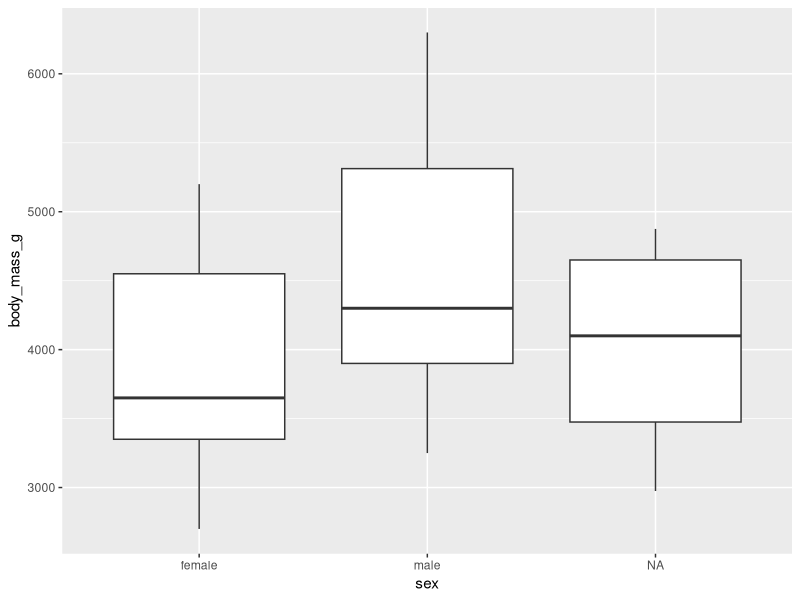
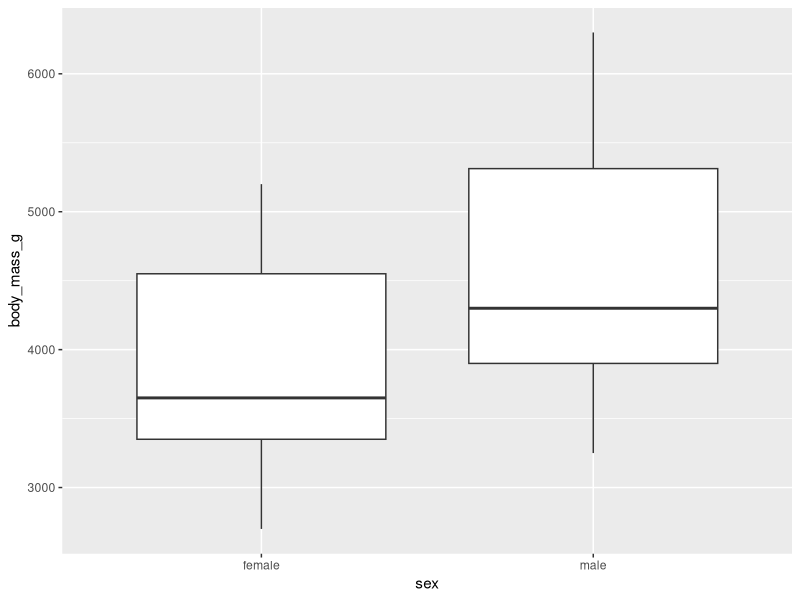
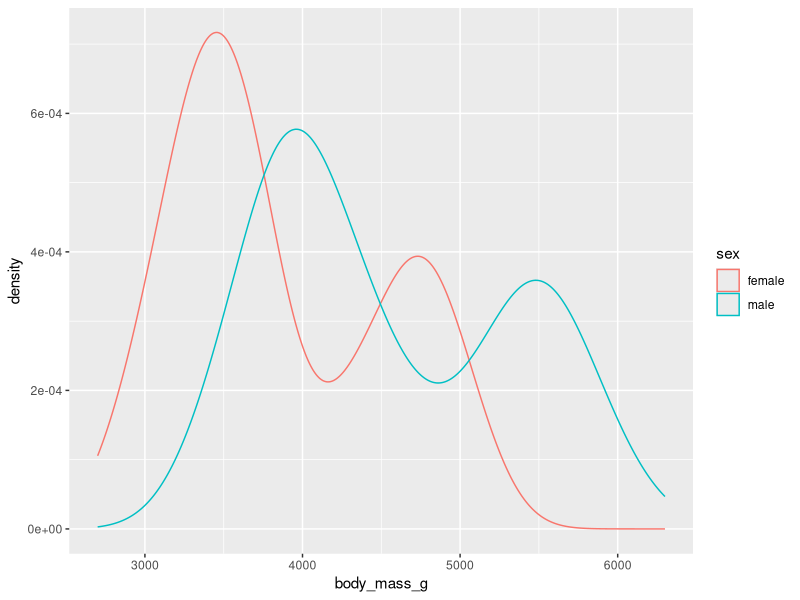
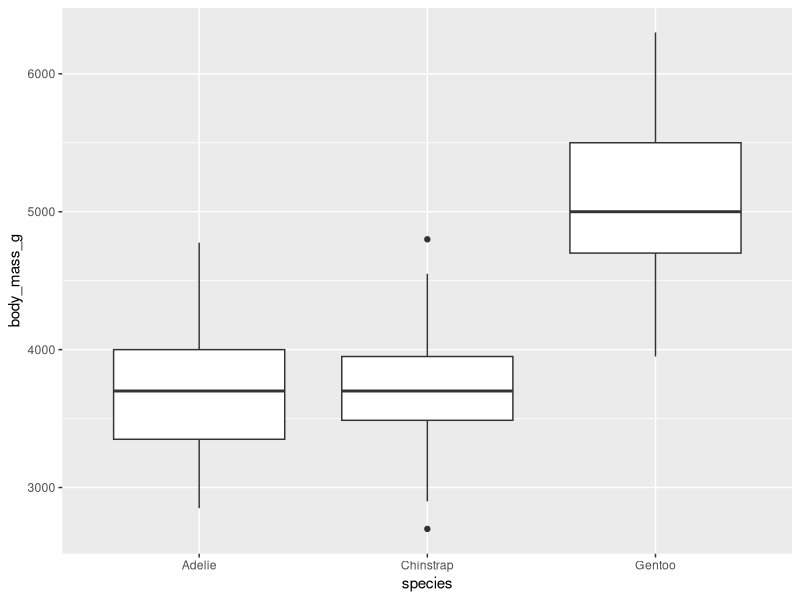
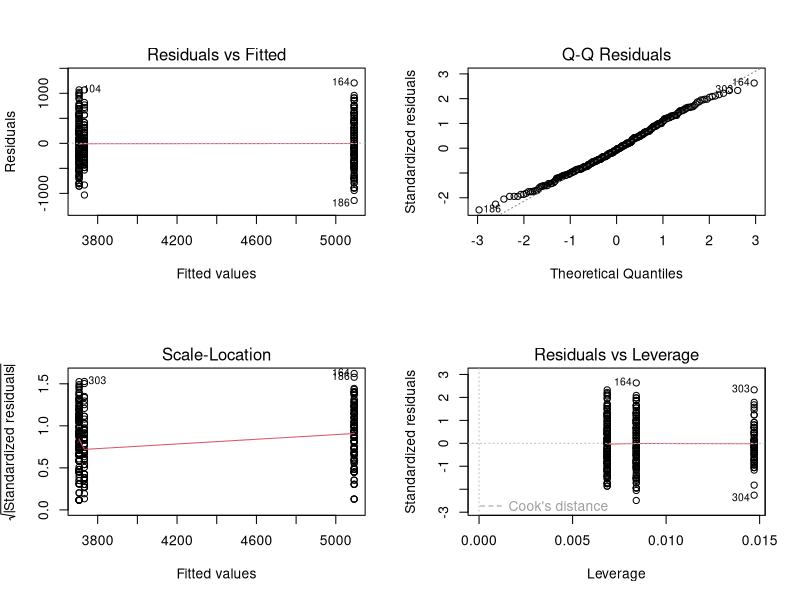

Recreate these plots in R, in order. (Note: this script raises an error after producing the figures.)
# Title: Intro do Stats in R (I)
# Author: Your Name
# Date: 2026-11-19


# Libraries and data ------------------------------------------------------

library(tidyverse)
library(car) # car package holds the Anova function, used for Type II and III anovas
library(rstatix) # for shapiro test and tukey_hsd
library(skimr) #for quick descriptive metrics of a data set
library(palmerpenguins)

df<-penguins


# T-test ------------------------------------------------------------------

# lets compare how male and female penguins compare in body mass. Since we only have two factors for our independent variable and a continuous dependent variable, we can use a t-test.

#Let's take a look at our data

df |> 
  ggplot(aes(x=sex, y=body_mass_g))+
  geom_boxplot()

#It looks like we have some unassigned individuals, so let's remove them for this analysis.

df |> 
  filter(sex != '') |> 
  ggplot(aes(x=sex, y=body_mass_g))+
  geom_boxplot()

# It looks like there is a lot of overlap, but the median values are different. Let's proceed by checking if our data is normally distributed

df |> 
  filter(sex != '') |> 
  ggplot(aes(x=body_mass_g, color=sex))+
  geom_density()

df |> 
  filter(sex != '') |> 
  group_by(sex) |> 
  summarise(shapiro_test(body_mass_g))

#Because we have a bimodal distribution going on, so let's see if we have a large enough sample size to justify a t-test. For skewed data we can try applying a transformation (log10 (), sqrt(), etc.), but this usually does not work for biomdal data. However, the central limit theorem can still apply when the same size is large (n = 30-40).

df |> 
  group_by(sex) |> 
  summarise(n())

#It looks like we do, so we can proceed to looking at variance. Note that we should also compare our t-test results with a non-parametric test as well.
  
# Another test for unequal variance: Levene test, which is robust to departures from normality (F-test good for normal data and only two factors, Bartlett test for two or more factors but still normal data). We can test our model residuals by inputting the formula into the Levene test

df |> 
  levene_test((body_mass_g)~sex)

# Our data is not equal in variance (ugh!). But we are in luck, because we can use the Welch's t-test which is robust to unequal variance. This is also the default t-test for the t.test() function

t.test(data=df, body_mass_g~sex)

#Our p-value is highly significant! We can also see our means for each group do separate nicely. But recall we have a bimodal distribution so we need to dig further into the data and see what underlying factors could be at work

# Anova -------------------------------------------------------------------

#Let's look at our body mass again, but this time let's compare species
#first step is to visualize the data

df |>  
  ggplot(aes(x=species, y=body_mass_g))+
  geom_boxplot()

# Here we can see that body mass is different between species. To test how body mass responds across the three different species, we can use an anova.

#Again, let's look at the number of observations within each variable to ensure our design is balanced. An alternative way to do this is using the package skimr, which includes some additional descriptive data

skim(df)

#Otion I: using the lm() function

model<- lm(data = na.omit(df), body_mass_g~species)

#now pass the model into the anova() function to generate an anova table

anova(model)

#Option II: use the aov() function, which generates a Type I anova

model<- aov(data = na.omit(df), body_mass_g~species)

# now pass the model into the summary() function to generate an anova table
summary(model)

# note that the anova table does not tell use which species are significantly different from each other, only that species are significantly different.

# We can use a post-hoc test to compare each species interaction and see which ones are significantly different from another.

test<-data.frame(tukey_hsd(model))

#Checking model residuals to ensure no deviance from normality

shapiro.test(residuals(model))

par(mfrow = c(2, 2))
plot(model)
par(mfrow = c(1, 1))


#car::qqPlot includes confidence interval for assess outliers, which is an nice additional feature to the above qqplot.

qqPlot(model)

#Lets check if the variance in male and female body masses are equal or not.

df |> 
  levene_test(body_mass_g~species)

# Here we do  have a significant p-value, so this suggests our residual variance is outside acceptable margins. Since we have some outliers and differences in sample sizes, we should address these issues before interpreting our results too closely.


# Anova with two independent variables-------------------------------------------------------------------

#Let's look at our body mass again, but this time let's include species as a second variable.

#first step is to visualize the data

df |> 
  filter(sex != '') |> 
  ggplot(aes(x=sex, y=body_mass_g))+
  geom_boxplot()+
  facet_wrap(~species)

# Here we can see that sex does appear to impact body mass, but species can also. To test how body mass responds to sex across different species, we can use an anova.

#Again, let's look at the number of observations within each variable to ensure our design is balanced.An alternative way to do this is using the package skimr, which includes some additional descriptive data

skim(df)

#Otion I: using the lm() function

model<- lm(data = na.omit(df), body_mass_g~sex*species)

#now pass the model into the anova() function to generate an anova table

anova(model)

#Option II: use the aov() function, which generates a Type I anova

model<- aov(data = na.omit(df), body_mass_g~sex*species)

# now pass the model into the summary() function to generate an anova table
summary(model)

# note that the anova table does not tell use which species are significantly different from each other, only that species are significantly different.

# We can use a post-hoc test to compare each species interaction and see which ones are significantly different from another.

test<-data.frame(tukey_hsd(model))

#Checking model residuals to ensure no deviance from normality

shapiro.test(residuals(model))

par(mfrow = c(2, 2))
plot(model)
par(mfrow = c(1, 1))


#car::qqPlot includes confidence interval for assess outliers, which is an nice additional feature to the above qqplot.

qqPlot(model)

#Lets check if the variance in male and female body masses are equal or not.

df |> 
  levene_test(body_mass_g~sex*species)

# Here we do not have a significant p-value, so this suggests our residual variance is within acceptable margins.


# Regression analysis -----------------------------------------------------

# Let's look at two continuous traits in our penguins and see if they vary across species. Comparison of two coninuous traits is often done with a linear regression (provided you suspect a linear relationship).

# Let's look at the data

ggplot(na.omit(df), aes(x = bill_length_mm, y = body_mass_g, color = species)) +
  geom_point(alpha = 0.7, na.rm = TRUE) +
  geom_smooth(method = "lm", se = TRUE, na.rm = TRUE) +
  labs(
    x = "Bill Length (mm)",
    y = "Body Mass (g)",
    color = "Species"
  )

#there appears to be a linear trend of increasing body mass with increasing bill length, and this trend holds for all species.

# We should also look at the count data and variances as we have before, but let's assume we did and there are not deviations from normality. To run a linear regression, we will use the lm() function again.

#first we will run an interaction effect between bill length and species, which assess the body mass response to bill length as independent for each species.

mod_interaction <- lm(body_mass_g ~ bill_length_mm * species, data = df)
summary(mod_interaction)

#Next we can run an additive model that assumes body mass responds similarly across all species (i.e. the slopes of each regression line are the same) but still allows for the intercepts to differ.

mod_additive <- lm(body_mass_g ~ bill_length_mm + species, data = df)
summary(mod_additive)

# we can compare models to assess whether an additive effect or interaction effect is a better fit. If the p-value is less than 0.05, this indicates that an interaction effect is a better fit.

anova(mod_additive, mod_interaction)

#since the p-value is less than 0.05, we select the interaction model.

# Sometimes we may want to center our independent variable to account for real-world conditions. Below is how we can do that.

df_centered<-df |> 
  mutate(bill_length_mm_centered = bill_length_mm - mean(bill_length_mm, na.rm = TRUE))

mod_interaction <- lm(body_mass_g ~ bill_length_mm_centered * species, data = df_centered)
summary(mod_interaction)

mod_additive <- lm(body_mass_g ~ bill_length_mm_centered + species, data = df_centered)
summary(mod_additive)

anova(mod_additive, mod_interaction)

# Non-normal data and parametric tests ------------------------------------

# the alternative to a t-test: Wilcoxin Rank Sum Test (or the Mann-Whitney Test)
# This is used as an alternative for a two-tailed t-test

wilcox.test(data= df, body_mass_g~sex)

# The alternative to an anova with a single independent variable: the Kruskal-Wallis test. Unfortunately this test cannot handle an interaction term.

kruskal.test(data = df, body_mass_g~species)

# For multiple independent variables, a common approach with right-skewed data is to use a generalized linear model or GLM. There are other alternatives to a GLM, but again this is just a common approach.

model2<-glm(data = na.omit(df), body_mass_g~sex*species, family = gaussian)

summary(model2)


#Check normality of model residuals
shapiro.test(residuals(model2))

par(mfrow = c(2, 2))
plot(model2)
